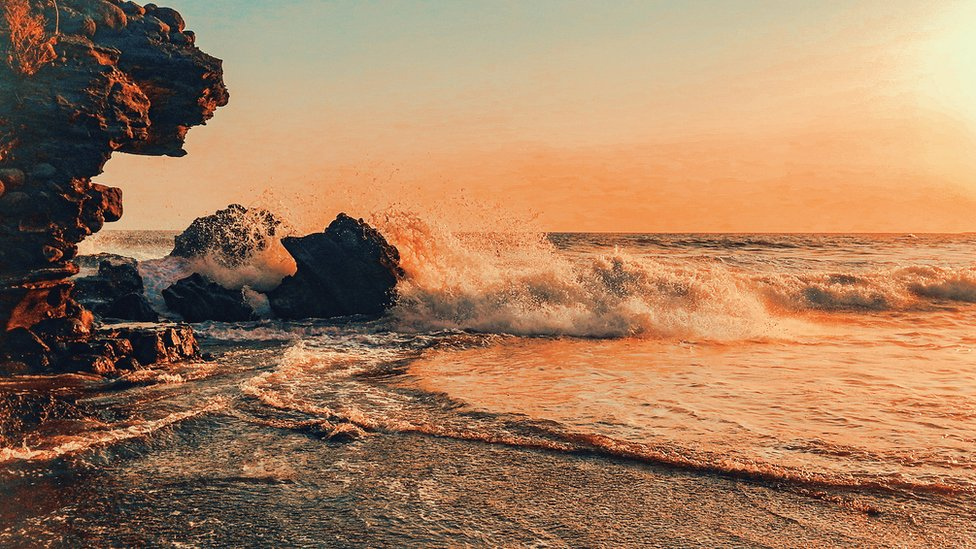
#> input picture IMG/img1.jpg, 976 x 549 px
$ python 'Punto 2.py'
#> lines starting #> are read from the running program, lines starting #| are printed output that depends on the picture
#> the answer given: IMG
#> the answer given: 1
import os
import cv2
import numpy as np
import matplotlib.pyplot as plt
from abc import ABC, abstractmethod

class ProcesadorImagen(ABC):
    @abstractmethod
    def cargar_imagen(self, ruta):
        pass

    @abstractmethod
    def aplicar_filtro(self):
        pass

    @abstractmethod
    def mostrar_imagen(self):
        pass

class FiltroGrises(ProcesadorImagen):
    def __init__(self):
        self.imagen = None
        self.imagen_filtrada = None
        self.ruta = None

    def cargar_imagen(self, ruta):
#> called with ruta = 'IMG/img1.jpg'
        self.ruta = ruta
        self.imagen = cv2.imread(ruta)
#> self.imagen is the input picture: shape (549, 976, 3); mean B, G, R 93.8, 125.8, 164.6
        self.imagen = cv2.cvtColor(self.imagen, cv2.COLOR_BGR2RGB)

    def aplicar_filtro(self):
        self.imagen_filtrada = cv2.cvtColor(self.imagen, cv2.COLOR_RGB2GRAY)
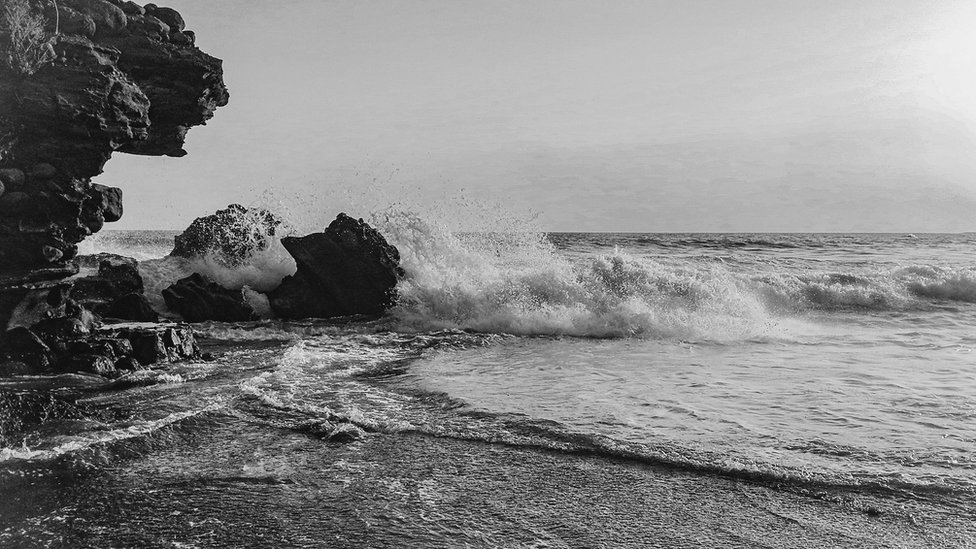
#> self.imagen_filtrada: shape (549, 976); min 0, max 244, mean 133.7

    def mostrar_imagen(self):
        plt.figure(figsize=(8, 4))
        plt.subplot(1, 2, 1)
        plt.imshow(self.imagen)
        plt.title("Original")
        plt.axis("off")

        plt.subplot(1, 2, 2)
        plt.imshow(self.imagen_filtrada, cmap="gray")
        plt.title("Escala de grises")
        plt.axis("off")

        plt.suptitle(os.path.basename(self.ruta))
        plt.tight_layout()
        plt.show()
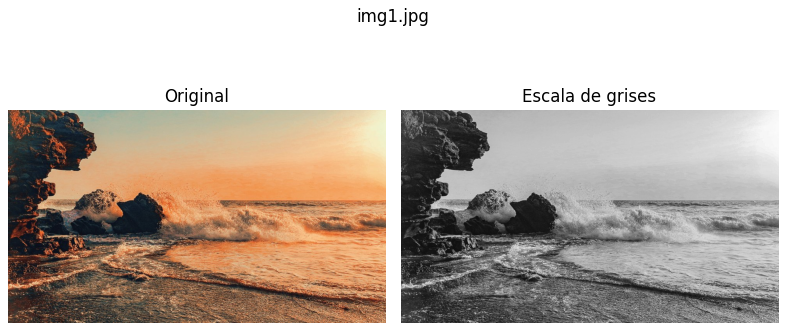
#> figure drawn by matplotlib, 2 panels

class FiltroDesenfoque(ProcesadorImagen):
    def __init__(self):
        self.imagen = None
        self.imagen_filtrada = None
        self.ruta = None

    def cargar_imagen(self, ruta):
        self.ruta = ruta
        self.imagen = cv2.imread(ruta)
        self.imagen = cv2.cvtColor(self.imagen, cv2.COLOR_BGR2RGB)

    def aplicar_filtro(self):
        self.imagen_filtrada = cv2.GaussianBlur(self.imagen, (9, 9), 0)

    def mostrar_imagen(self):
        plt.figure(figsize=(8, 4))
        plt.subplot(1, 2, 1)
        plt.imshow(self.imagen)
        plt.title("Original")
        plt.axis("off")

        plt.subplot(1, 2, 2)
        plt.imshow(self.imagen_filtrada)
        plt.title("Desenfocada")
        plt.axis("off")

        plt.suptitle(os.path.basename(self.ruta))
        plt.tight_layout()
        plt.show()

class AnalizadorCarpeta:
    def __init__(self, tipo_filtro):
        self.tipo_filtro = tipo_filtro

    def procesar_carpeta(self, carpeta):
        for elemento in os.listdir(carpeta):
            ruta = os.path.join(carpeta, elemento)
            if os.path.isdir(ruta):
                self.procesar_carpeta(ruta)
            elif ruta.lower().endswith((".jpg", ".png", ".jpeg")):
                self.procesar_imagen(ruta)
#> pass 2 of the loop in procesar_carpeta, `for elemento in os.listdir(carpeta):`:
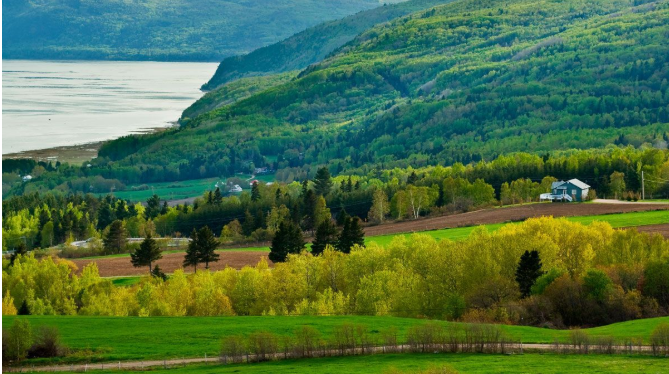
#> input picture IMG/img2.jpg, 669 x 374 px
#> in cargar_imagen, self.imagen is the input picture: shape (374, 669, 3); mean B, G, R 69.5, 109.4, 74.8
#> in aplicar_filtro (call 2), `self.imagen_filtrada = cv2.cvtColor(self.imagen, cv2.COLOR_RGB2GRAY)`:
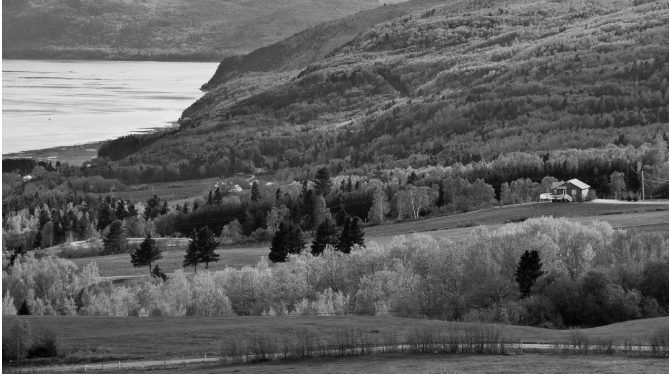
#> self.imagen_filtrada: shape (374, 669); min 1, max 255, mean 94.5
#> in mostrar_imagen (call 2), `plt.show()`:
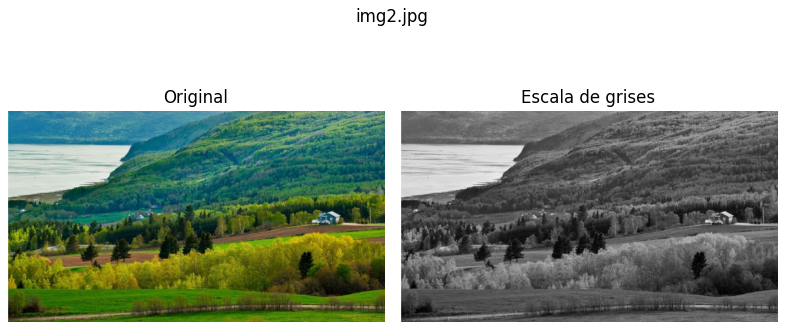
#> figure drawn by matplotlib, 2 panels

    def procesar_imagen(self, ruta):
        if self.tipo_filtro == "grises":
            procesador = FiltroGrises()
        else:
            procesador = FiltroDesenfoque()

        procesador.cargar_imagen(ruta)
        procesador.aplicar_filtro()
        procesador.mostrar_imagen()

if __name__ == "__main__":
    carpeta = input("Ingrese la ruta de la carpeta con las imágenes: ").strip()
    if not os.path.isdir(carpeta):
        print("Ruta no encontrada.")
    else:
        print("\nElija el filtro a aplicar:")
        print("1. Escala de grises")
        print("2. Desenfoque")
        opcion = input("Opción (1 o 2): ").strip()

        if opcion == "1":
            tipo = "grises"
        else:
            tipo = "desenfoque"

        analizador = AnalizadorCarpeta(tipo)
        analizador.procesar_carpeta(carpeta)
